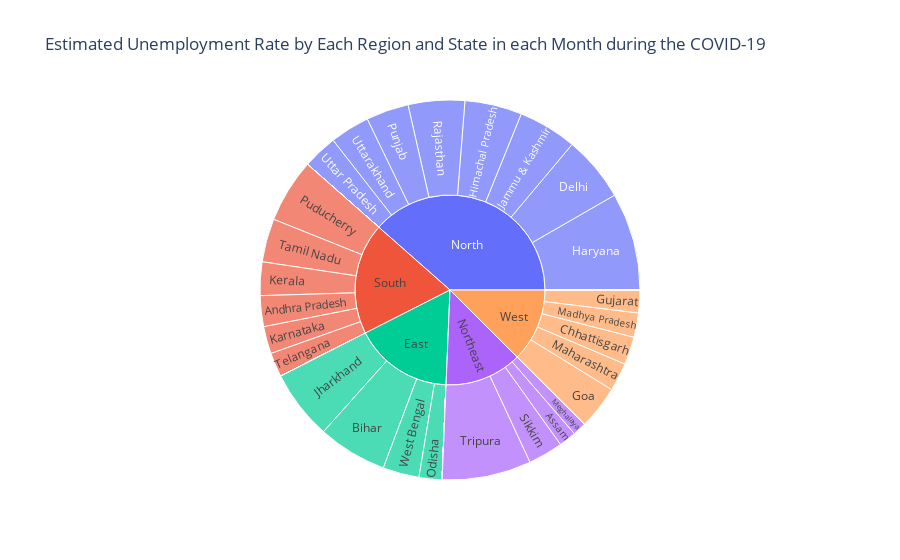

Notebook code for this chart:
### Code cell
unemp2 = df[['States','Region','Estimated Unemployment Rate']].groupby(['Region','States']).mean().reset_index()

fig = px.sunburst(unemp2, 
            path=['Region','States'], 
            values='Estimated Unemployment Rate',
            title='Estimated Unemployment Rate by Each Region and State in each Month during the COVID-19'
)
fig.show()

### Figure 1 — Plotly figure (JSON) as saved in the notebook; plotly's stock layout.template omitted (floating-point values rounded to 4 significant figures; data arrays with more than 128 entries replaced by an {"elided": "..."} marker saying what was removed)
{"data": [{"branchvalues": "total", "domain": {"x": [0, 1], "y": [0, 1]}, "hovertemplate": "labels=%{label}<br>Estimated Unemployment Rate=%{value}<br>parent=%{parent}<br>id=%{id}<extra></extra>", "ids": {"elided": "140 str values"}, "labels": {"elided": "140 str values"}, "name": "", "parents": {"elided": "140 str values"}, "type": "sunburst", "values": {"elided": "140 float values"}}], "layout": {"legend": {"tracegroupgap": 0}, "title": {"text": "Estimated Unemployment Rate by Each Region and State in each Month during the COVID-19"}}}
